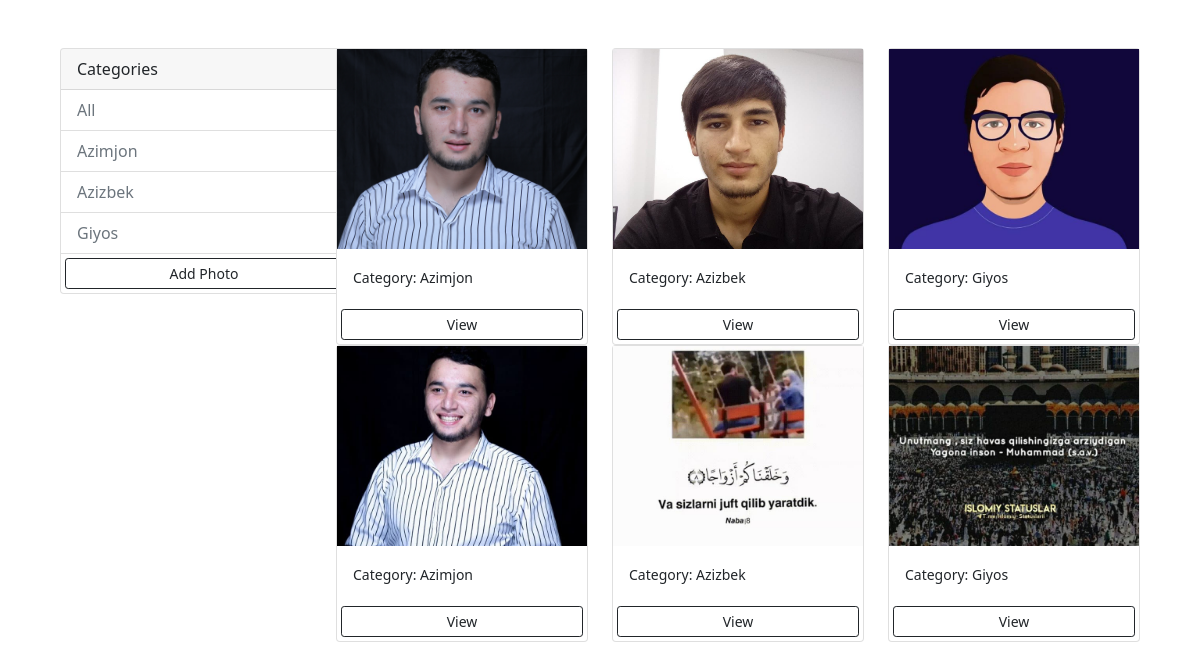
The page / on the database its author committed.
### photos/models.py (models this page shows, shortened)
class Category(models.Model):
    name = models.CharField(max_length=100, null=False, blank=False)

class Photo(models.Model):
    category = models.ForeignKey(Category, on_delete=models.SET_NULL, null=True, blank=True)
    image = models.ImageField(upload_to="Pictures/", null=False, blank=False)
    description = models.TextField(max_length=500, null=False, blank=False)

### photos/views.py (the view)
# urls.py: path('', views.gallery, name='gallery'),
def gallery(request):
    category = request.GET.get('category')
    if category == None:
        photos = Photo.objects.all()
    else:
        photos = Photo.objects.filter(category__name=category)
    categorys = Category.objects.all()
    context = {
        'categorys':categorys,
        'photos':photos,
    }
    return render(request, 'photos/gallery.html', context)

### photos/templates/photos/gallery.html (shortened to what this page needs)
<!DOCTYPE html>
<html lang="en">
<head>
    <link href="https://cdn.jsdelivr.net/npm/bootstrap@5.1.3/dist/css/bootstrap.min.css" rel="stylesheet"
>
</head>
<body class="m-5">
    <div class="container">
        <div class="row">
            <div class="col-md-3">
                <div class="card" style="width: 18rem;">
                    <div class="card-header">
                        Categories
                    </div>
                    <ul class="list-group list-group-flush">
                        <li class="list-group-item">
                            <a href="{% url 'gallery' %}" style="text-decoration: none;" class="text-secondary">All</a>
                        </li>
                        {% for category in categorys %}
                        <li class="list-group-item">
                            <a href="{% url 'gallery' %}?category={{ category.name }}" style="text-decoration: none;" class="text-secondary">
                            {{ category.name }} </a>
                    </li>
                        {% endfor %}
                        <a href="{% url 'add' %}" class="btn btn-outline-dark btn-sm m-1">Add Photo</a>
                    </ul>
                </div>
            </div>
            <div class="col-md-9">
                <div class="row">
                    {% for photo in photos %}
                    <div class="col-md-4">
                        <div class="card">
                            <img src="{{ photo.image.url }}"
                                class="image-thumbail" alt="imagess">
                            <div class="card-body">
                                <small>Category: {{ photo.category.name }}</small>
                            </div>
                            <a href="{% url 'photo' photo.id %}" class="btn btn-outline-dark btn-sm m-1">View</a>
                        </div>
                    </div>
                    {% empty %}
                    <h3 class="p-3 mb-2 bg-light text-dark">No photos....</h3>
                    {% endfor %}
                </div>
            </div>
        </div>
    </div>
</body>
</html>

### photos/templates/photos/gallery.html (style rules this page uses)
.image-thumbail { height: 200px; object-fit: cover; }

### rows shown on the page
Category: name "Azimjon"
Category: name "Azizbek"
Category: name "Giyos"
Photo: image (picture), category.name "Azimjon"
Photo: image (picture), category.name "Azizbek"
Photo: image (picture), category.name "Giyos"
Photo: image (picture), category.name "Azimjon"
Photo: image (picture), category.name "Azizbek"
Photo: image (picture), category.name "Giyos"
